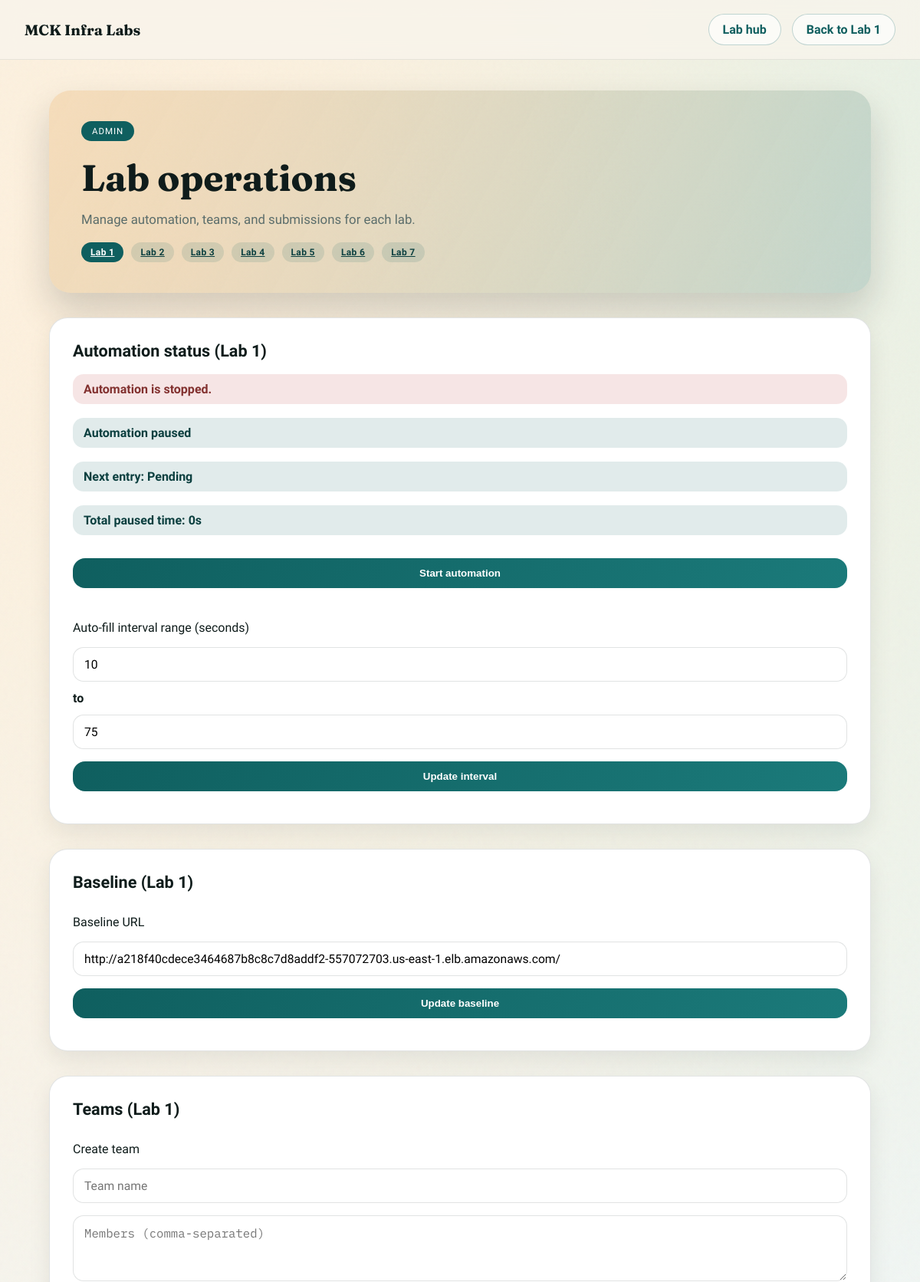
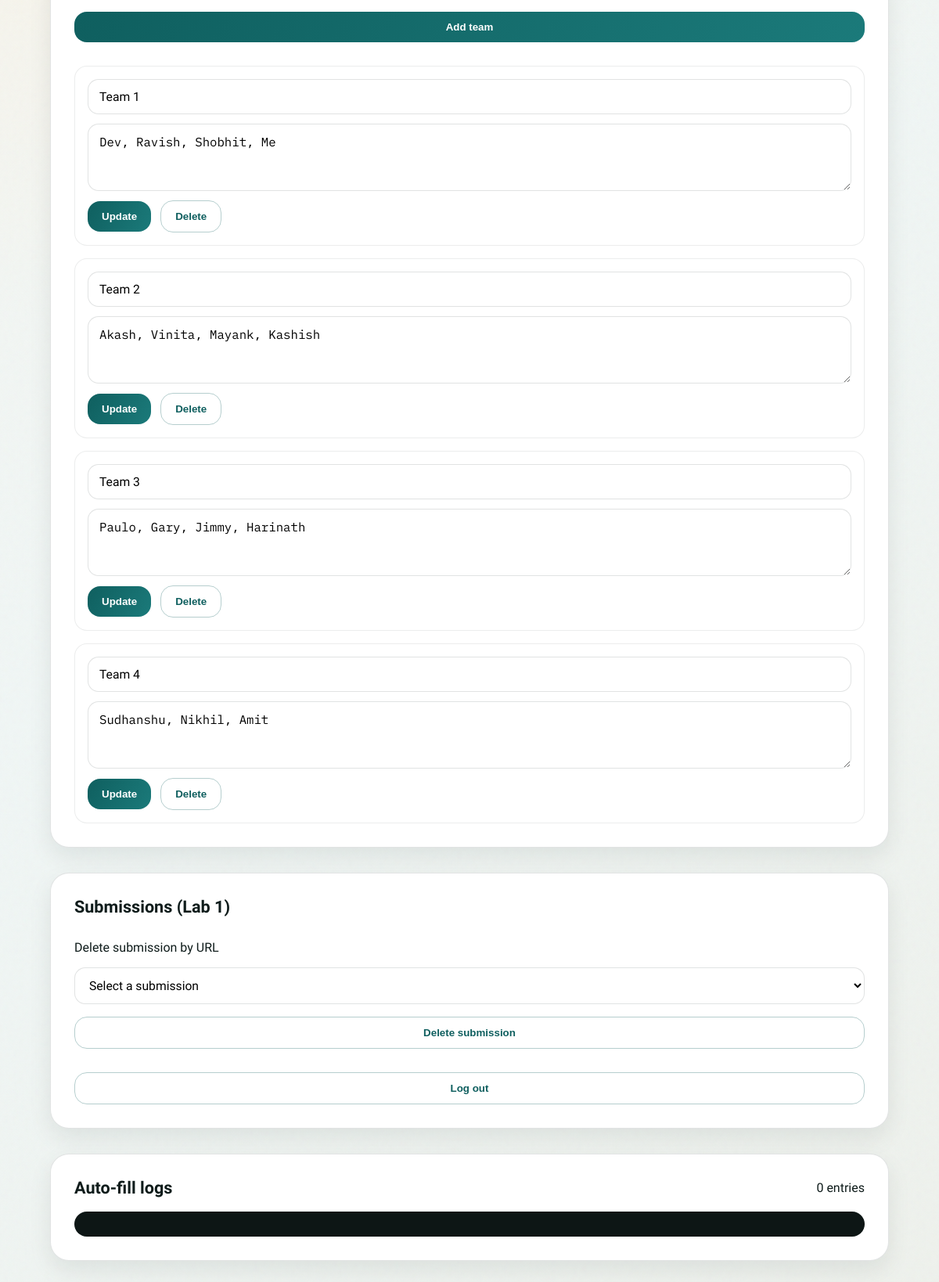
/admin/panel (signed in), run on the app's committed database (2 pictures, top to bottom).
### tables this page shows
CREATE TABLE settings (
    key TEXT PRIMARY KEY,
    value TEXT NOT NULL,
    updated_at INTEGER NOT NULL
);

CREATE TABLE teams (
    id INTEGER PRIMARY KEY AUTOINCREMENT,
    lab TEXT NOT NULL,
    name TEXT NOT NULL,
    members TEXT NOT NULL,
    created_at INTEGER NOT NULL,
    updated_at INTEGER NOT NULL,
    UNIQUE(lab, name)
);

### app.py (the view)
@app.get("/admin/panel")
def admin_panel():
    if not session.get("admin"):
        return redirect(url_for("admin_login"))
    lab_id = (request.args.get("lab") or DEFAULT_LAB_ID).strip().lower()
    lab = get_lab(lab_id)
    if not lab:
        lab = get_lab(DEFAULT_LAB_ID)
        lab_id = lab["id"]
    paused_seconds = automation_total_paused_seconds
    if automation_paused_at is not None:
        paused_seconds += int(time.time() - automation_paused_at)
    next_fill_in = None
    if next_auto_fill_at is not None:
        next_fill_in = max(0, int(next_auto_fill_at - time.time()))
    return render_template(
        "admin_panel.html",
        lab=lab,
        labs=list_labs(),
        automation_enabled=automation_enabled,
        auto_interval_min=AUTO_INTERVAL_MIN_SECONDS,
        auto_interval_max=AUTO_INTERVAL_MAX_SECONDS,
        teams=list_teams(lab_id),
        submissions=list_students(lab_id),
        automation_paused_seconds=paused_seconds,
        next_fill_in_seconds=next_fill_in,
        next_fill_entry_text=next_auto_fill_entry_text,
        baseline_url=get_setting("baseline_url", DEFAULT_BASELINE_URL),
    )

### app.py (called while the page is built, shortened)
def list_labs():
    return [LABS[key] for key in sorted(LABS.keys())]

def get_lab(lab_id):
    return LABS.get(lab_id)

def get_db():
    conn = sqlite3.connect(DB_PATH, timeout=5)
    conn.row_factory = sqlite3.Row
    return conn

def get_setting(key, fallback=None):
    with db_lock:
        conn = get_db()
        try:
            row = conn.execute(
                "SELECT value FROM settings WHERE key = ?",
                (key,),
            ).fetchone()
        finally:
            conn.close()
    return row["value"] if row else fallback

def list_teams(lab=None):
    with db_lock:
        conn = get_db()
        try:
            if lab:
                rows = conn.execute(
                    """
                    SELECT id, lab, name, members, updated_at
                    FROM teams
                    WHERE lab = ?
                    ORDER BY name ASC
                    """,
                    (lab,),
                ).fetchall()
        finally:
            conn.close()
    return [dict(row) for row in rows]

def list_students(lab_id=None):
    with db_lock:
        conn = get_db()
        try:
            if lab_id:
                rows = conn.execute(
                    """
                    SELECT lab, name, url, added_at
                    FROM students
                    WHERE lab = ?
                    ORDER BY added_at DESC
                    """,
                    (lab_id,),
                ).fetchall()
        finally:
            conn.close()
    return [dict(row) for row in rows]

### templates/admin_panel.html (shortened to what this page needs)
<!doctype html>
<html lang="en">
  <head>
    <link rel="stylesheet" href="/static/style.css" />
  </head>
  <body>
    <header class="topbar">
      <div class="brand">MCK Infra Labs</div>
      <nav class="top-links">
        <a class="ghost-link" href="/">Lab hub</a>
        <a class="ghost-link" href="/labs/{{ lab.id }}">Back to {{ lab.code }}</a>
      </nav>
    </header>
    <main class="page">
      <section class="hero admin-hero">
        <div class="badge">Admin</div>
        <h1>Lab operations</h1>
        <p>Manage automation, teams, and submissions for each lab.</p>
        <div class="lab-switch">
          {% for lab_item in labs %}
          <a
            class="pill {% if lab_item.id == lab.id %}active{% endif %}"
            href="/admin/panel?lab={{ lab_item.id }}"
          >
            {{ lab_item.code }}
          </a>
          {% endfor %}
        </div>
      </section>
      {% if lab.automation_enabled %}
      <section class="panel">
        <div class="results-header">
          <h2>Automation status ({{ lab.code }})</h2>
        </div>
        <div class="status {% if automation_enabled %}ok{% else %}error{% endif %}">
          Automation is {% if automation_enabled %}running{% else %}stopped{% endif %}.
        </div>
        <div class="status" id="auto-fill-timer" data-next-seconds="{{ next_fill_in_seconds or 0 }}">
          {% if automation_enabled and next_fill_in_seconds is not none %}
          Next auto-fill in {{ next_fill_in_seconds }}s
          {% elif automation_enabled %}
          Next auto-fill time pending
          {% else %}
          Automation paused
          {% endif %}
        </div>
        <div class="status">
          Next entry: <span id="auto-fill-entry">{{ next_fill_entry_text or "Pending" }}</span>
        </div>
        <div class="status">
          Total paused time: {{ automation_paused_seconds }}s
        </div>
        <form method="post" action="/admin/toggle" class="admin-actions">
          <button type="submit">
            {% if automation_enabled %}Stop automation{% else %}Start automation{% endif %}
          </button>
        </form>
        <form method="post" action="/admin/interval" class="admin-actions">
          <label class="form-label">Auto-fill interval range (seconds)</label>
          <div class="inline-fields">
            <input
              type="number"
              name="auto_interval_min"
              min="1"
              value="{{ auto_interval_min }}"
              required
            />
            <span class="field-divider">to</span>
            <input
              type="number"
              name="auto_interval_max"
              min="1"
              value="{{ auto_interval_max }}"
              required
            />
          </div>
          <button type="submit">Update interval</button>
        </form>
      </section>
      {% endif %}
      {% if lab.compare_enabled %}
      <section class="panel">
        <div class="results-header">
          <h2>Baseline ({{ lab.code }})</h2>
        </div>
        <form method="post" action="/admin/baseline" class="admin-actions">
          <label class="form-label">Baseline URL</label>
          <input type="url" name="baseline_url" value="{{ baseline_url }}" required />
          <button type="submit">Update baseline</button>
        </form>
      </section>
      {% endif %}
      <section class="panel">
        <div class="results-header">
          <h2>Teams ({{ lab.code }})</h2>
        </div>
        <form method="post" action="/admin/teams" class="admin-actions">
          <label class="form-label">Create team</label>
          <div class="inline-fields">
            <input type="text" name="name" placeholder="Team name" required />
          </div>
          <textarea
            name="members"
            rows="3"
            placeholder="Members (comma-separated)"
            required
          ></textarea>
          <button type="submit">Add team</button>
        </form>
        {% if teams %}
        <div class="team-list">
          {% for team in teams %}
          <form method="post" action="/admin/teams/{{ team.id }}/update" class="team-card">
            <div class="inline-fields">
              <input type="text" name="name" value="{{ team.name }}" required />
            </div>
            <textarea name="members" rows="3" required>{{ team.members }}</textarea>
            <div class="inline-fields">
              <button type="submit">Update</button>
              <button type="submit" formaction="/admin/teams/{{ team.id }}/delete" class="ghost">
                Delete
              </button>
            </div>
          </form>
          {% endfor %}
        </div>
        {% else %}
        <p>No teams configured yet.</p>
        {% endif %}
      </section>
      <section class="panel">
        <div class="results-header">
          <h2>Submissions ({{ lab.code }})</h2>
        </div>
        <form method="post" action="/admin/submissions/delete" class="admin-actions">
          <label class="form-label">Delete submission by URL</label>
          <select name="url" required>
            <option value="" disabled selected>Select a submission</option>
          </select>
          <button type="submit" class="ghost">Delete submission</button>
        </form>
        <form method="post" action="/admin/logout">
          <button type="submit" class="ghost">Log out</button>
        </form>
      </section>
      {% if lab.automation_enabled %}
      <section class="panel">
        <div class="results-header">
          <h2>Auto-fill logs</h2>
          <span id="log-count">0 entries</span>
        </div>
        <div class="log-box" id="log-box"></div>
      </section>
      {% endif %}
    </main>
  </body>
</html>

### static/style.css (style rules this page uses)
:root { --ink: #0f1c1b; --muted: #5b6d6b; --fog: #f7f2ea; --sea: #0f5f5f; --sea-dark: #0b3f3f; --clay: #e4a353; --clay-dark: #c8842f; --sky: #cfe8e4; --panel: #ffffff; --outline: rgba(15, 28, 27, 0.12); --shadow: 0 24px 48px rgba(15, 28, 27, 0.18); }
* { box-sizing: border-box; }
body { margin: 0; font-family: "Sora", "Segoe UI", sans-serif; color: var(--ink); background: radial-gradient(circle at 20% 10%, #fff0dc 0%, transparent 55%), radial-gradient(circle at 90% 5%, #d7f2ed 0%, transparent 45%), linear-gradient(140deg, #f9f4eb 0%, #f0f6f5 60%, #eef1ec 100%); min-height: 100vh; }
.topbar { position: sticky; top: 0; z-index: 2; display: flex; align-items: center; justify-content: space-between; padding: 18px 32px; backdrop-filter: blur(14px); background: rgba(248, 244, 236, 0.75); border-bottom: 1px solid rgba(15, 28, 27, 0.08); }
.brand { font-family: "Fraunces", "Times New Roman", serif; font-size: 1.2rem; font-weight: 700; }
.top-links { display: flex; gap: 14px; flex-wrap: wrap; }
.page { position: relative; z-index: 1; max-width: 1120px; margin: 0 auto; padding: 40px 24px 90px; display: grid; gap: 32px; }
.hero { background: linear-gradient(120deg, rgba(228, 163, 83, 0.25), rgba(15, 95, 95, 0.18)); border-radius: 28px; padding: 40px 42px; box-shadow: var(--shadow); animation: floatIn 0.8s ease-out; }
.hero h1 { font-family: "Fraunces", "Times New Roman", serif; font-size: clamp(2.4rem, 4vw, 3.6rem); margin: 18px 0 12px; }
.hero p { margin: 0; max-width: 640px; color: var(--muted); font-size: 1.05rem; line-height: 1.6; }
.badge { display: inline-flex; align-items: center; gap: 8px; background: var(--sea); color: #fff; padding: 6px 14px; border-radius: 999px; font-size: 0.72rem; letter-spacing: 0.08em; text-transform: uppercase; }
.primary-link, .ghost-link { display: inline-flex; align-items: center; justify-content: center; text-decoration: none; font-weight: 600; border-radius: 999px; padding: 10px 18px; }
.ghost-link { color: var(--sea); border: 1px solid rgba(15, 95, 95, 0.25); background: rgba(255, 255, 255, 0.6); }
.lab-switch { display: flex; gap: 10px; flex-wrap: wrap; margin-top: 16px; }
.pill { display: inline-flex; align-items: center; padding: 6px 12px; border-radius: 999px; background: rgba(15, 95, 95, 0.12); color: var(--sea-dark); font-size: 0.75rem; font-weight: 600; letter-spacing: 0.03em; }
.pill.active { background: var(--sea); color: #fff; }
.panel { background: var(--panel); border-radius: 24px; padding: 30px; border: 1px solid var(--outline); box-shadow: 0 12px 30px rgba(15, 28, 27, 0.08); display: grid; gap: 18px; animation: slideUp 0.7s ease-out 0.1s both; }
.results-header { display: flex; justify-content: space-between; align-items: center; gap: 12px; flex-wrap: wrap; }
.results-header h2 { margin: 0; font-size: 1.35rem; }
form { display: grid; gap: 16px; }
.field input, .field select, textarea, select, input[type="url"], input[type="text"], input[type="number"], input[type="password"] { width: 100%; padding: 12px 14px; border-radius: 14px; border: 1px solid var(--outline); font-size: 0.98rem; background: #fff; font-family: "Sora", "Segoe UI", sans-serif; transition: border 0.2s ease, box-shadow 0.2s ease; }
textarea { font-family: "IBM Plex Mono", monospace; resize: vertical; }
button { background: linear-gradient(120deg, var(--sea), #1b7a7a); border: none; color: #fff; padding: 12px 18px; border-radius: 16px; font-weight: 600; cursor: pointer; transition: transform 0.2s ease, box-shadow 0.2s ease; }
button.ghost, .ghost { background: transparent; border: 1px solid rgba(15, 95, 95, 0.3); color: var(--sea); box-shadow: none; }
.inline-fields { display: flex; gap: 12px; align-items: center; flex-wrap: wrap; }
.field-divider { color: var(--ink); font-weight: 600; }
.admin-actions { margin: 12px 0; }
.team-card { border: 1px solid rgba(15, 28, 27, 0.08); border-radius: 16px; padding: 16px; background: #fff; display: grid; gap: 12px; }
.team-list { display: grid; gap: 16px; }
.status { padding: 10px 14px; border-radius: 14px; background: rgba(15, 95, 95, 0.12); color: var(--sea-dark); font-weight: 600; }
.status.error { background: rgba(196, 84, 80, 0.15); color: #82312f; }
.log-box { background: #0d1615; border-radius: 16px; padding: 16px; color: #f4f3ef; font-family: "IBM Plex Mono", monospace; font-size: 0.85rem; max-height: 300px; overflow-y: auto; }

### data on the page
settings: baseline_url "http://a218f40cdece3464687b8c8c7d8addf2-557072703.us-east-1.elb.amazonaws.com/"
teams: name "Team 1", members "Dev, Ravish, Shobhit, Me"
teams: name "Team 2", members "Akash, Vinita, Mayank, Kashish"
teams: name "Team 3", members "Paulo, Gary, Jimmy, Harinath"
teams: name "Team 4", members "Sudhanshu, Nikhil, Amit"

### other printed values
{{ lab.code }} "Lab 1"
{{ lab_item.code }} "Lab 1" "Lab 2" "Lab 3" "Lab 4" "Lab 5" "Lab 6" "Lab 7"
{{ next_fill_entry_text or "Pending" }} "Pending"
{{ automation_paused_seconds }} "0"
